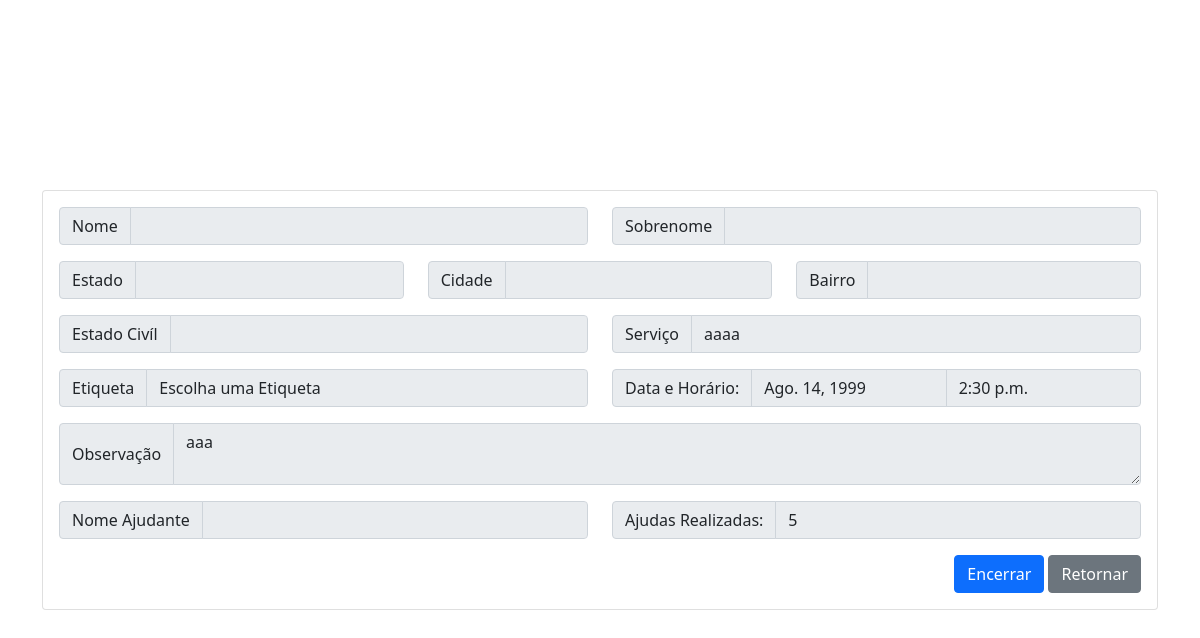
The page /encerrar/7 on the database as committed earlier.
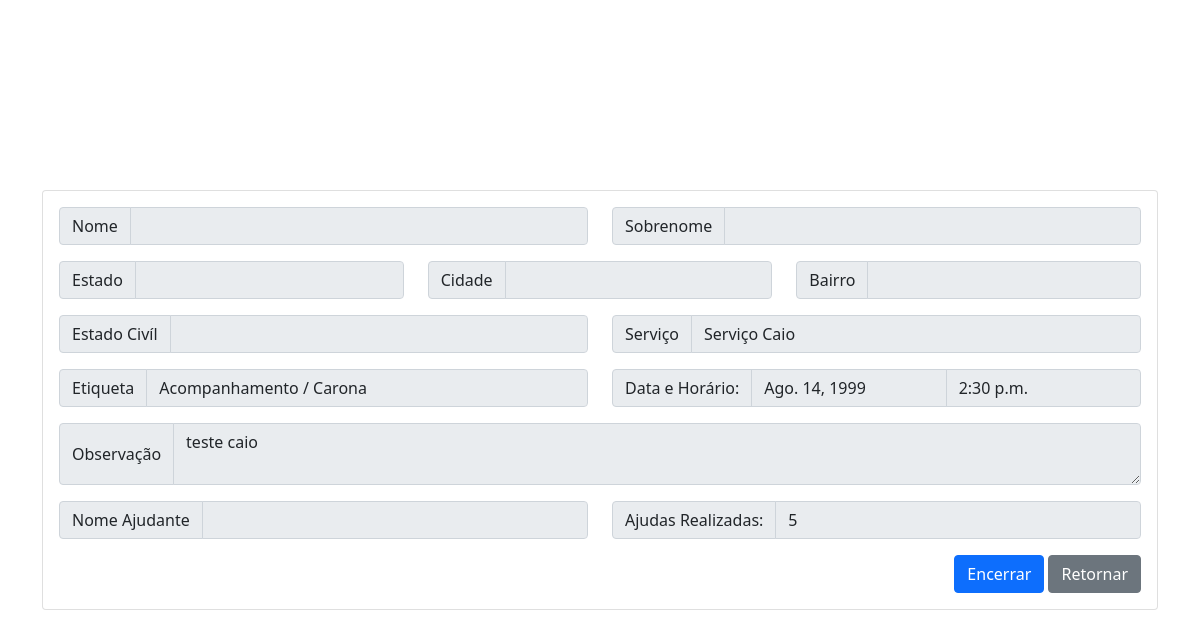
The same page on the database as committed later.
### servicos/models.py (models this page shows)
class ServicoSolicitado(models.Model):
    tags = (
        ('', 'Escolha uma Etiqueta'),
        ('1', 'Serviços da Casa'),
        ('2', 'Acompanhamento / Carona'),
        ('3', 'Compras'),
        ('4', 'Visita'),
        ('5', 'Diversos')
    )
    voluntario_id = models.ForeignKey(Voluntario, null=True, blank=True, on_delete=models.RESTRICT)
    idoso_id = models.ForeignKey(Idoso, on_delete=models.RESTRICT, blank=True)
    servsolicitado = models.CharField(verbose_name='Serviço', max_length=30)
    tagservico = models.CharField(verbose_name='Etiqueta', max_length=15, choices=tags, default='')
    data_compromisso = models.DateField(verbose_name='Data', null=False, blank=False)
    hora_compromisso = models.TimeField(verbose_name='Horário', null=False, blank=False)
    data_inicio = models.DateField(null=True, blank=True)
    data_fim = models.DateField(null=True, blank=True)
    hora_inicio = models.TimeField(null=True, blank=True)
    hora_fim = models.TimeField(null=True, blank=True)
    observacao = models.TextField(verbose_name='Observação', blank=True, null=False)
    confirmado = models.BooleanField(blank=True, null=True, default=False)

### servicos/views.py (the view)
# urls.py: path('encerrar/<int:servico_id>', views.encerrar, name='encerrar')
def encerrar(request, servico_id):
    servico = get_object_or_404(ServicoSolicitado, pk=servico_id)
    context = {
        "servico": servico
    }
    if request.method == 'POST':
        servico.data_fim = datetime.datetime.today()
        servico.hora_fim = datetime.datetime.now().strftime("%H:%M:%S")
        servico.save(update_fields=['data_fim', 'hora_fim'])
        return redirect('index')
    return render(request, 'encerrar.html', context)

### servicos/templates/encerrar.html (shortened to what the changed rows need)
{% load static %}
<!DOCTYPE html>
<html lang="en">
<head>
    <link href="https://cdn.jsdelivr.net/npm/bootstrap@5.1.3/dist/css/bootstrap.min.css" rel="stylesheet">
</head>
<body>
    <div class="container">
            <div class="card">
                <div class="card-body">
                    <div class="row">
                        <div class="col-6">
                            <div class="input-group mb-3">
                                <span class="input-group-text" id="basic-addon7">Serviço</span>
                                <input type="text" value="{{servico.servsolicitado}}" class="form-control" aria-describedby="basic-addon7" disabled>
                            </div>
                        </div>
                        <div class="col-6">
                            <div class="input-group mb-3">
                                <span class="input-group-text" id="basic-addon8">Etiqueta</span>
                                <input type="text" value="{{servico.get_tagservico_display}}" class="form-control" aria-describedby="basic-addon8" disabled>
                            </div>
                        </div>
                        <div class="col-sm">
                            <div class="input-group">
                              <span class="input-group-text">Data e Horário:</span>
                              <input type="text" aria-label="Data" value="{{servico.data_compromisso|date:'DATE_FORMAT'}}" class="form-control" disabled>
                              <input type="text" aria-label="Horario" value="{{servico.hora_compromisso|time:'TIME_FORMAT'}}" class="form-control" disabled>
                            </div>
                        </div>
                        <div class="col-12">
                            <div class="input-group mb-3">
                                <span class="input-group-text">Observação</span>
                                <textarea class="form-control" aria-label="Descricao" disabled>{{servico.observacao}}</textarea>
                            </div>
                        </div>
                    </div>
                </div>
            </div>
        </div>
</body>
</html>

Rows that differ between the two databases and show on the page:
changed ServicoSolicitado: servsolicitado "aaaa" → "Serviço Caio"; tagservico "Escolha uma Etiqueta" → "Acompanhamento / Carona"; observacao "aaa" → "teste caio"
